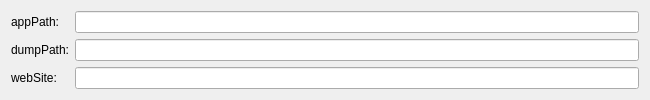
<?xml version="1.0" encoding="UTF-8"?>
<ui version="4.0">
 <class>MainWindow</class>
 <widget class="QMainWindow" name="MainWindow">
  <property name="geometry">
   <rect>
    <x>0</x>
    <y>0</y>
    <width>650</width>
    <height>90</height>
   </rect>
  </property>
  <property name="windowTitle">
   <string>MainWindow</string>
  </property>
  <widget class="QWidget" name="centralWidget">
   <layout class="QFormLayout" name="formLayout">
    <item row="0" column="0">
     <widget class="QLabel" name="labelAppPath">
      <property name="text">
       <string>appPath:</string>
      </property>
     </widget>
    </item>
    <item row="0" column="1">
     <widget class="QLineEdit" name="lineEditAppPath"/>
    </item>
    <item row="1" column="0">
     <widget class="QLabel" name="labelDumpPath">
      <property name="text">
       <string>dumpPath:</string>
      </property>
     </widget>
    </item>
    <item row="1" column="1">
     <widget class="QLineEdit" name="lineEditDumpPath"/>
    </item>
    <item row="2" column="0">
     <widget class="QLabel" name="labelWebSite">
      <property name="text">
       <string>webSite:</string>
      </property>
     </widget>
    </item>
    <item row="2" column="1">
     <widget class="QLineEdit" name="lineEditWebSite"/>
    </item>
   </layout>
  </widget>
 </widget>
 <layoutdefault spacing="6" margin="11"/>
 <resources/>
 <connections/>
</ui>
